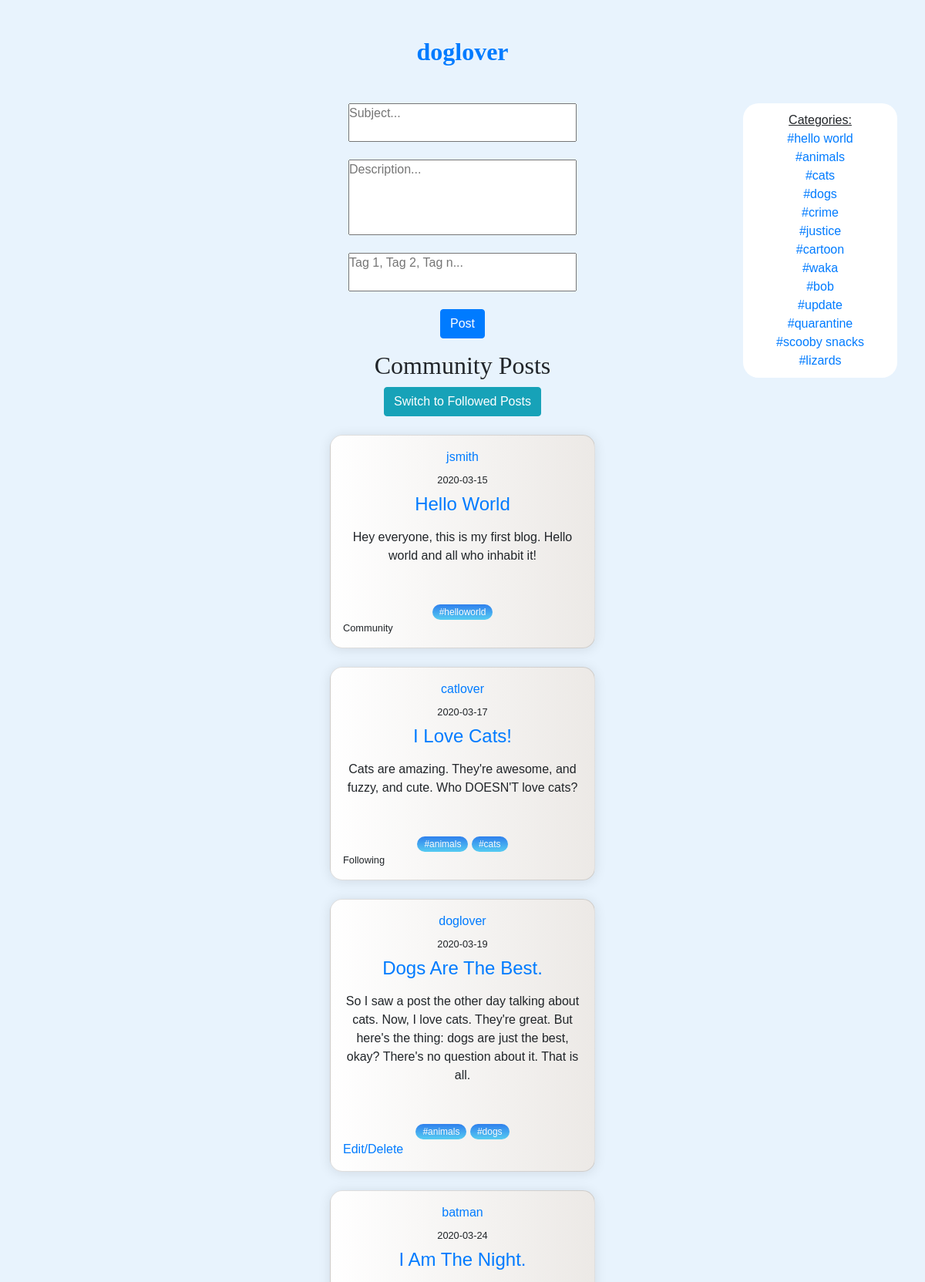
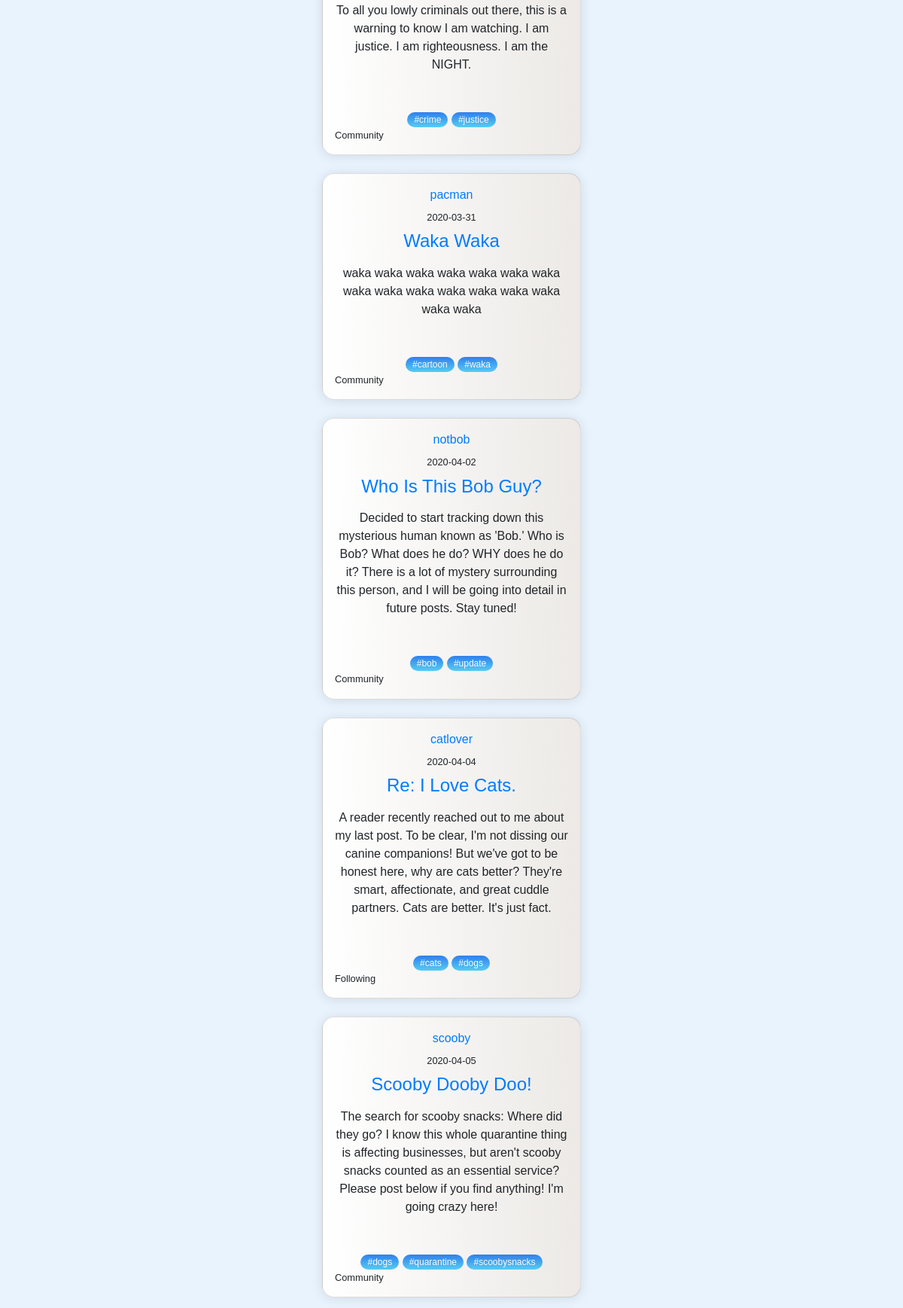
The app's page /welcome.php (signed in, upper part) with its own data (2 pictures, top to bottom).
### tables this page shows
CREATE TABLE blogstags (
  blogid int(10) unsigned NOT NULL,
  tag varchar(20) NOT NULL,
  PRIMARY KEY (blogid,tag),
  CONSTRAINT blogstags_ibfk_1 FOREIGN KEY (blogid) REFERENCES blogs (blogid)
);

CREATE TABLE blogs (
  blogid int(10) unsigned NOT NULL AUTO_INCREMENT,
  subject varchar(50) DEFAULT NULL,
  description varchar(250) DEFAULT NULL,
  pdate date DEFAULT NULL,
  created_by varchar(45) DEFAULT NULL,
  PRIMARY KEY (blogid),
  KEY FK1_idx (description),
  KEY FK1 (created_by),
  CONSTRAINT FK1 FOREIGN KEY (created_by) REFERENCES users (username)
);

### welcome.php (the view, shortened to what this page needs)
<?php
require_once "config.php";
$categories = mysqli_query($link, "SELECT DISTINCT tag  FROM blogstags");
$result = mysqli_query($link, "SELECT * FROM blogs INNER JOIN blogstags ON blogstags.blogid = blogs.blogid");
?>
<!DOCTYPE html>
<html lang="en">
<head>
	<link rel="stylesheet" href="https://stackpath.bootstrapcdn.com/bootstrap/4.5.2/css/bootstrap.min.css">
	<link rel="stylesheet" href="style.css">
</head>
<body >
<section>
<a href = "userProfileFollow.php?user=<?php echo $_SESSION["username"] ?> ">
<h1 class="my-5"><b><?php echo htmlspecialchars($_SESSION["username"]); ?></b></h1>
</a>
	<form  action="<?php echo htmlspecialchars($_SERVER["PHP_SELF"]); ?>" method="post">
		<div id="blueDIV"><u>Categories:</u><br>
  <?php
                while($rows=mysqli_fetch_assoc($categories))
                {
					?>
					<a href="tags.php?tag=<?php echo nl2br($rows['tag']); ?>" ><?php echo nl2br("#".$rows['tag']); ?></a>
					<br>
					<?php
				}
				?>
</div>
	<div class="form-group">
         <textarea  wrap = "hard" rows="2" cols="30" placeholder = "Subject..." name="subject" ></textarea>
    </div>
	<div class="form-group">
          <textarea wrap = "hard" rows="4" cols="30" placeholder = "Description..." name="description"  ></textarea>
    </div>
	<div class="form-group">
         <textarea wrap = "hard" rows="2" cols="30" placeholder = "Tag 1, Tag 2, Tag n..." name="tags" ></textarea>
    </div>
	<div class="form-group">
        <input type="submit" class="btn btn-primary" value="Post" name = "post">
    </div>
        <h1>Community Posts</h1>
		<a class="btn btn-info" href ="followerBlogs.php">Switch to Followed Posts</a>
		<br>
		<br>
            <?php
				$previousID = "";
                while($rows=mysqli_fetch_assoc($result))
                {
					if(!empty($result)) {
             ?>
				<?php if($previousID != $rows['blogid']): ?>
					<div class="card">
    <div class="card__body">
	 <a href="userProfileFollow.php?user= <?php echo $rows['created_by']?>"><?php echo $rows['created_by'];?></a>
          <small><?php echo $rows['pdate'];?></small>
      <h4><a href="comment.php?blogid= <?php echo $rows['blogid'] ?>"><?php echo $rows['subject'];?></a></h4>
      <p><?php echo ($rows['description']);?></p>
    </div>
    <div class="card__footer">
	<?php
	  $result2 = mysqli_query($link, "SELECT * FROM blogstags WHERE blogid = '" . $rows['blogid'] . "'");
	  while($rows2=mysqli_fetch_assoc($result2))
	  {
  ?>
  <a href="tags.php?tag=<?php echo nl2br($rows2['tag']); ?>" ><span class="tag tag-blue"><?php echo trim('#'.(preg_replace("/\s+/", "",$rows2['tag'])));?></span></a><?php }
  ?>
      <div class="user">
		  <?php
					 if (!empty($_GET['ownBlog'][0]) && $_GET['ownBlog'][0] == $rows["created_by"]) {
						?>
						<a href="editDeleteBlog.php?blogid=<?php echo $rows['blogid']?>">Edit/Delete</a>
						<?php
						}
					 else if (!empty($_GET['afol'][0])) {
						?>
						<small> Following </small>
						<?php
						}
						else {
						?>
						<small>Community</small>
						<?php
						}
						?>
     </div>
    </div>
  </div><br>
					<?php endif; ?>
			<?php
				$previousID =$rows['blogid'];
						}
                }
			?>
    </section>
		<br><br><br><br>
		<br><br><br><br>
</body>
</html>

### style.css (style rules this page uses)
body { background-color: #f7fef6; text-align: center; }
h1 { text-align: center; color: #black; font-size: xx-large; font-family: "Gill Sans", "Gill Sans MT", " Calibri", "Trebuchet MS","sans-serif"; }
*, *::before, *::after { box-sizing: border-box; padding: 0; margin: 0; }
body { font-family: "Quicksand", sans-serif; display: grid; place-items: center; height: 100vh; background: #e8f3fd; }
.card { display: flex; flex-direction: column; width: clamp(20rem, calc(20rem + 2vw), 22rem); overflow: hidden; box-shadow: 0 0.1rem 1rem rgba(0, 0, 0, 0.1); border-radius: 1em; background: #ece9e6; background: linear-gradient(to right, #ffffff, #ece9e6); }
.card__body { padding: 1rem; display: flex; flex-direction: column; gap: 0.5rem; }
.tag { align-self: flex-start; padding: 0.25em 0.75em; border-radius: 1em; font-size: 0.75rem; }
.tag-blue { background: #56ccf2; background: linear-gradient(to bottom, #2f80ed, #56ccf2); color: #fafafa; }
.card__body h4 { font-size: 1.5rem; text-transform: capitalize; }
.card__footer { padding: 1rem; margin-top: auto; }
.user { display: flex; gap: 0.5rem; }
textarea { resize: none; }

### welcome.php (style rules this page uses)
#blueDIV { position: fixed; width:200px; padding:10px; border-radius:20px; background-color:white; right: 3%; }

### records on screen
blogstags: blogid.created_by "jsmith", blogid.pdate "2020-03-15", blogid.subject "Hello World", blogid.description "Hey everyone, this is my first blog. Hello world and all who inhabit it!", tag "#helloworld", shows "Community"
blogstags: blogid.created_by "catlover", blogid.pdate "2020-03-17", blogid.subject "I Love Cats!", blogid.description "Cats are amazing. They're awesome, and fuzzy, and cute. Who DOESN'T love cats?", tag "#animals", shows "Following"
blogstags: tag "#cats"
blogstags: blogid.created_by "doglover", blogid.pdate "2020-03-19", blogid.subject "Dogs Are The Best.", blogid.description "So I saw a post the other day talking about cats. Now, I love cats. They're great. But here's the thing: dogs are just the best, okay? There's no question about it. That is all.", tag "#animals"
blogstags: tag "#dogs"
blogstags: blogid.created_by "batman", blogid.pdate "2020-03-24", blogid.subject "I Am The Night.", blogid.description "To all you lowly criminals out there, this is a warning to know I am watching. I am justice. I am righteousness. I am the NIGHT.", tag "#crime", shows "Community"
blogstags: tag "#justice"
blogstags: blogid.created_by "pacman", blogid.pdate "2020-03-31", blogid.subject "Waka Waka", blogid.description "waka waka waka waka waka waka waka waka waka waka waka waka waka waka waka waka", tag "#cartoon", shows "Community"
blogstags: tag "#waka"
blogstags: blogid.created_by "notbob", blogid.pdate "2020-04-02", blogid.subject "Who Is This Bob Guy?", blogid.description "Decided to start tracking down this mysterious human known as 'Bob.' Who is Bob? What does he do? WHY does he do it? There is a lot of mystery surrounding this person, and I will be going into detail in future posts. Stay tuned!", tag "#bob", shows "Community"
blogstags: tag "#update"
blogstags: blogid.created_by "catlover", blogid.pdate "2020-04-04", blogid.subject "Re: I Love Cats.", blogid.description "A reader recently reached out to me about my last post. To be clear, I'm not dissing our canine companions! But we've got to be honest here, why are cats better? They're smart, affectionate, and great cuddle partners. Cats are better. It's just fact.", tag "#cats", shows "Following"
blogstags: tag "#dogs"
blogstags: blogid.created_by "scooby", blogid.pdate "2020-04-05", blogid.subject "Scooby Dooby Doo!", blogid.description "The search for scooby snacks: Where did they go? I know this whole quarantine thing is affecting businesses, but aren't scooby snacks counted as an essential service? Please post below if you find anything! I'm going crazy here!", tag "#dogs", shows "Community"
blogstags: tag "#quarantine"
blogstags: tag "#scoobysnacks"

### other values on screen
$_SESSION["username"] "doglover"
